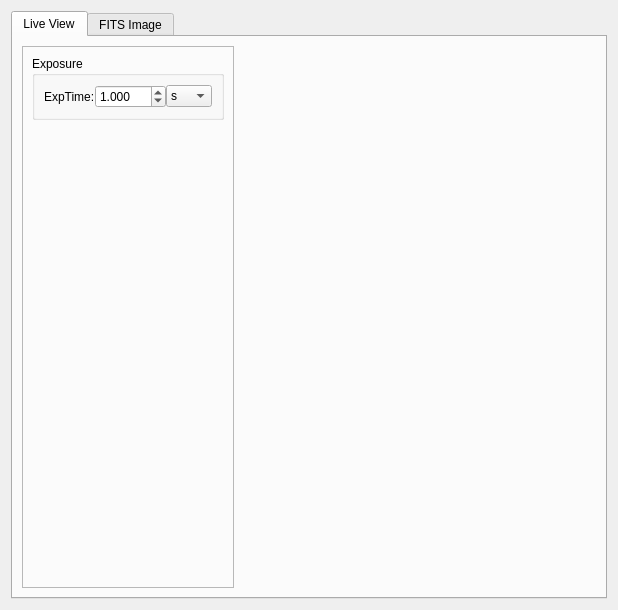
<?xml version="1.0" encoding="UTF-8"?>
<ui version="4.0">
 <class>WidgetVideo</class>
 <widget class="QWidget" name="WidgetVideo">
  <property name="geometry">
   <rect>
    <x>0</x>
    <y>0</y>
    <width>618</width>
    <height>610</height>
   </rect>
  </property>
  <property name="windowTitle">
   <string>Form</string>
  </property>
  <layout class="QHBoxLayout" name="horizontalLayout_2">
   <item>
    <widget class="QTabWidget" name="tabWidget">
     <property name="currentIndex">
      <number>0</number>
     </property>
     <widget class="QWidget" name="tabLiveView">
      <attribute name="title">
       <string>Live View</string>
      </attribute>
      <layout class="QHBoxLayout" name="horizontalLayout" stretch="0,1">
       <item>
        <widget class="QFrame" name="frame">
         <property name="frameShape">
          <enum>QFrame::StyledPanel</enum>
         </property>
         <property name="frameShadow">
          <enum>QFrame::Raised</enum>
         </property>
         <layout class="QVBoxLayout" name="verticalLayout_2">
          <item>
           <widget class="QGroupBox" name="groupExposure">
            <property name="title">
             <string>Exposure</string>
            </property>
            <layout class="QGridLayout" name="gridLayout_4">
             <property name="spacing">
              <number>0</number>
             </property>
             <item row="0" column="1">
              <layout class="QHBoxLayout" name="layoutExpTime" stretch="1,0">
               <item>
                <widget class="QDoubleSpinBox" name="spinExpTime">
                 <property name="suffix">
                  <string/>
                 </property>
                 <property name="decimals">
                  <number>3</number>
                 </property>
                 <property name="maximum">
                  <double>999.000000000000000</double>
                 </property>
                 <property name="value">
                  <double>1.000000000000000</double>
                 </property>
                </widget>
               </item>
               <item>
                <widget class="QComboBox" name="comboExpTimeUnit">
                 <property name="minimumContentsLength">
                  <number>2</number>
                 </property>
                 <item>
                  <property name="text">
                   <string>s</string>
                  </property>
                 </item>
                 <item>
                  <property name="text">
                   <string>ms</string>
                  </property>
                 </item>
                 <item>
                  <property name="text">
                   <string>µs</string>
                  </property>
                 </item>
                </widget>
               </item>
              </layout>
             </item>
             <item row="0" column="0">
              <widget class="QLabel" name="labelExpTime">
               <property name="text">
                <string>ExpTime:</string>
               </property>
              </widget>
             </item>
            </layout>
           </widget>
          </item>
          <item>
           <spacer name="verticalSpacer">
            <property name="orientation">
             <enum>Qt::Vertical</enum>
            </property>
            <property name="sizeHint" stdset="0">
             <size>
              <width>20</width>
              <height>340</height>
             </size>
            </property>
           </spacer>
          </item>
         </layout>
        </widget>
       </item>
       <item>
        <widget class="QWidget" name="frameLiveView" native="true">
         <layout class="QVBoxLayout" name="verticalLayout_4"/>
        </widget>
       </item>
      </layout>
     </widget>
     <widget class="QWidget" name="tabFitsImage">
      <attribute name="title">
       <string>FITS Image</string>
      </attribute>
      <layout class="QHBoxLayout" name="horizontalLayout_3" stretch="0,1">
       <item>
        <widget class="QFrame" name="frame_2">
         <property name="frameShape">
          <enum>QFrame::StyledPanel</enum>
         </property>
         <property name="frameShadow">
          <enum>QFrame::Raised</enum>
         </property>
         <layout class="QVBoxLayout" name="verticalLayout">
          <item>
           <widget class="QGroupBox" name="groupExposure_2">
            <property name="title">
             <string>Exposure</string>
            </property>
            <layout class="QGridLayout" name="gridLayout_5">
             <property name="spacing">
              <number>0</number>
             </property>
             <item row="1" column="0">
              <widget class="QLabel" name="label_9">
               <property name="text">
                <string>Count:</string>
               </property>
              </widget>
             </item>
             <item row="0" column="0">
              <widget class="QLabel" name="labelImageType">
               <property name="text">
                <string>Type:</string>
               </property>
              </widget>
             </item>
             <item row="1" column="1">
              <widget class="QSpinBox" name="spinCount">
               <property name="minimum">
                <number>1</number>
               </property>
               <property name="maximum">
                <number>9999</number>
               </property>
              </widget>
             </item>
             <item row="0" column="1">
              <widget class="QComboBox" name="comboImageType"/>
             </item>
             <item row="2" column="1">
              <widget class="QCheckBox" name="checkBroadcast">
               <property name="text">
                <string>Broadcast</string>
               </property>
               <property name="checked">
                <bool>true</bool>
               </property>
              </widget>
             </item>
             <item row="3" column="0" colspan="2">
              <widget class="QPushButton" name="buttonGrabImage">
               <property name="palette">
                <palette>
                 <active>
                  <colorrole role="WindowText">
                   <brush brushstyle="SolidPattern">
                    <color alpha="255">
                     <red>255</red>
                     <green>255</green>
                     <blue>255</blue>
                    </color>
                   </brush>
                  </colorrole>
                  <colorrole role="Button">
                   <brush brushstyle="SolidPattern">
                    <color alpha="255">
                     <red>0</red>
                     <green>85</green>
                     <blue>0</blue>
                    </color>
                   </brush>
                  </colorrole>
                  <colorrole role="Light">
                   <brush brushstyle="SolidPattern">
                    <color alpha="255">
                     <red>0</red>
                     <green>127</green>
                     <blue>0</blue>
                    </color>
                   </brush>
                  </colorrole>
                  <colorrole role="Midlight">
                   <brush brushstyle="SolidPattern">
                    <color alpha="255">
                     <red>0</red>
                     <green>106</green>
                     <blue>0</blue>
                    </color>
                   </brush>
                  </colorrole>
                  <colorrole role="Dark">
                   <brush brushstyle="SolidPattern">
                    <color alpha="255">
                     <red>0</red>
                     <green>42</green>
                     <blue>0</blue>
                    </color>
                   </brush>
                  </colorrole>
                  <colorrole role="Mid">
                   <brush brushstyle="SolidPattern">
                    <color alpha="255">
                     <red>0</red>
                     <green>56</green>
                     <blue>0</blue>
                    </color>
                   </brush>
                  </colorrole>
                  <colorrole role="Text">
                   <brush brushstyle="SolidPattern">
                    <color alpha="255">
                     <red>255</red>
                     <green>255</green>
                     <blue>255</blue>
                    </color>
                   </brush>
                  </colorrole>
                  <colorrole role="BrightText">
                   <brush brushstyle="SolidPattern">
                    <color alpha="255">
                     <red>255</red>
                     <green>255</green>
                     <blue>255</blue>
                    </color>
                   </brush>
                  </colorrole>
                  <colorrole role="ButtonText">
                   <brush brushstyle="SolidPattern">
                    <color alpha="255">
                     <red>255</red>
                     <green>255</green>
                     <blue>255</blue>
                    </color>
                   </brush>
                  </colorrole>
                  <colorrole role="Base">
                   <brush brushstyle="SolidPattern">
                    <color alpha="255">
                     <red>0</red>
                     <green>0</green>
                     <blue>0</blue>
                    </color>
                   </brush>
                  </colorrole>
                  <colorrole role="Window">
                   <brush brushstyle="SolidPattern">
                    <color alpha="255">
                     <red>0</red>
                     <green>85</green>
                     <blue>0</blue>
                    </color>
                   </brush>
                  </colorrole>
                  <colorrole role="Shadow">
                   <brush brushstyle="SolidPattern">
                    <color alpha="255">
                     <red>0</red>
                     <green>0</green>
                     <blue>0</blue>
                    </color>
                   </brush>
                  </colorrole>
                  <colorrole role="AlternateBase">
                   <brush brushstyle="SolidPattern">
                    <color alpha="255">
                     <red>0</red>
                     <green>42</green>
                     <blue>0</blue>
                    </color>
                   </brush>
                  </colorrole>
                  <colorrole role="ToolTipBase">
                   <brush brushstyle="SolidPattern">
                    <color alpha="255">
                     <red>255</red>
                     <green>255</green>
                     <blue>220</blue>
                    </color>
                   </brush>
                  </colorrole>
                  <colorrole role="ToolTipText">
                   <brush brushstyle="SolidPattern">
                    <color alpha="255">
                     <red>0</red>
                     <green>0</green>
                     <blue>0</blue>
                    </color>
                   </brush>
                  </colorrole>
                  <colorrole role="PlaceholderText">
                   <brush brushstyle="NoBrush">
                    <color alpha="128">
                     <red>255</red>
                     <green>255</green>
                     <blue>255</blue>
                    </color>
                   </brush>
                  </colorrole>
                 </active>
                 <inactive>
                  <colorrole role="WindowText">
                   <brush brushstyle="SolidPattern">
                    <color alpha="255">
                     <red>255</red>
                     <green>255</green>
                     <blue>255</blue>
                    </color>
                   </brush>
                  </colorrole>
                  <colorrole role="Button">
                   <brush brushstyle="SolidPattern">
                    <color alpha="255">
                     <red>0</red>
                     <green>85</green>
                     <blue>0</blue>
                    </color>
                   </brush>
                  </colorrole>
                  <colorrole role="Light">
                   <brush brushstyle="SolidPattern">
                    <color alpha="255">
                     <red>0</red>
                     <green>127</green>
                     <blue>0</blue>
                    </color>
                   </brush>
                  </colorrole>
                  <colorrole role="Midlight">
                   <brush brushstyle="SolidPattern">
                    <color alpha="255">
                     <red>0</red>
                     <green>106</green>
                     <blue>0</blue>
                    </color>
                   </brush>
                  </colorrole>
                  <colorrole role="Dark">
                   <brush brushstyle="SolidPattern">
                    <color alpha="255">
                     <red>0</red>
                     <green>42</green>
                     <blue>0</blue>
                    </color>
                   </brush>
                  </colorrole>
                  <colorrole role="Mid">
                   <brush brushstyle="SolidPattern">
                    <color alpha="255">
                     <red>0</red>
                     <green>56</green>
                     <blue>0</blue>
                    </color>
                   </brush>
                  </colorrole>
                  <colorrole role="Text">
                   <brush brushstyle="SolidPattern">
                    <color alpha="255">
                     <red>255</red>
                     <green>255</green>
                     <blue>255</blue>
                    </color>
                   </brush>
                  </colorrole>
                  <colorrole role="BrightText">
                   <brush brushstyle="SolidPattern">
                    <color alpha="255">
                     <red>255</red>
                     <green>255</green>
                     <blue>255</blue>
                    </color>
                   </brush>
                  </colorrole>
                  <colorrole role="ButtonText">
                   <brush brushstyle="SolidPattern">
                    <color alpha="255">
                     <red>255</red>
                     <green>255</green>
                     <blue>255</blue>
                    </color>
                   </brush>
                  </colorrole>
                  <colorrole role="Base">
                   <brush brushstyle="SolidPattern">
                    <color alpha="255">
                     <red>0</red>
                     <green>0</green>
                     <blue>0</blue>
                    </color>
                   </brush>
                  </colorrole>
                  <colorrole role="Window">
                   <brush brushstyle="SolidPattern">
                    <color alpha="255">
                     <red>0</red>
                     <green>85</green>
                     <blue>0</blue>
                    </color>
                   </brush>
                  </colorrole>
                  <colorrole role="Shadow">
                   <brush brushstyle="SolidPattern">
                    <color alpha="255">
                     <red>0</red>
                     <green>0</green>
                     <blue>0</blue>
                    </color>
                   </brush>
                  </colorrole>
                  <colorrole role="AlternateBase">
                   <brush brushstyle="SolidPattern">
                    <color alpha="255">
                     <red>0</red>
                     <green>42</green>
                     <blue>0</blue>
                    </color>
                   </brush>
                  </colorrole>
                  <colorrole role="ToolTipBase">
                   <brush brushstyle="SolidPattern">
                    <color alpha="255">
                     <red>255</red>
                     <green>255</green>
                     <blue>220</blue>
                    </color>
                   </brush>
                  </colorrole>
                  <colorrole role="ToolTipText">
                   <brush brushstyle="SolidPattern">
                    <color alpha="255">
                     <red>0</red>
                     <green>0</green>
                     <blue>0</blue>
                    </color>
                   </brush>
                  </colorrole>
                  <colorrole role="PlaceholderText">
                   <brush brushstyle="NoBrush">
                    <color alpha="128">
                     <red>255</red>
                     <green>255</green>
                     <blue>255</blue>
                    </color>
                   </brush>
                  </colorrole>
                 </inactive>
                 <disabled>
                  <colorrole role="WindowText">
                   <brush brushstyle="SolidPattern">
                    <color alpha="255">
                     <red>0</red>
                     <green>42</green>
                     <blue>0</blue>
                    </color>
                   </brush>
                  </colorrole>
                  <colorrole role="Button">
                   <brush brushstyle="SolidPattern">
                    <color alpha="255">
                     <red>0</red>
                     <green>85</green>
                     <blue>0</blue>
                    </color>
                   </brush>
                  </colorrole>
                  <colorrole role="Light">
                   <brush brushstyle="SolidPattern">
                    <color alpha="255">
                     <red>0</red>
                     <green>127</green>
                     <blue>0</blue>
                    </color>
                   </brush>
                  </colorrole>
                  <colorrole role="Midlight">
                   <brush brushstyle="SolidPattern">
                    <color alpha="255">
                     <red>0</red>
                     <green>106</green>
                     <blue>0</blue>
                    </color>
                   </brush>
                  </colorrole>
                  <colorrole role="Dark">
                   <brush brushstyle="SolidPattern">
                    <color alpha="255">
                     <red>0</red>
                     <green>42</green>
                     <blue>0</blue>
                    </color>
                   </brush>
                  </colorrole>
                  <colorrole role="Mid">
                   <brush brushstyle="SolidPattern">
                    <color alpha="255">
                     <red>0</red>
                     <green>56</green>
                     <blue>0</blue>
                    </color>
                   </brush>
                  </colorrole>
                  <colorrole role="Text">
                   <brush brushstyle="SolidPattern">
                    <color alpha="255">
                     <red>0</red>
                     <green>42</green>
                     <blue>0</blue>
                    </color>
                   </brush>
                  </colorrole>
                  <colorrole role="BrightText">
                   <brush brushstyle="SolidPattern">
                    <color alpha="255">
                     <red>255</red>
                     <green>255</green>
                     <blue>255</blue>
                    </color>
                   </brush>
                  </colorrole>
                  <colorrole role="ButtonText">
                   <brush brushstyle="SolidPattern">
                    <color alpha="255">
                     <red>0</red>
                     <green>42</green>
                     <blue>0</blue>
                    </color>
                   </brush>
                  </colorrole>
                  <colorrole role="Base">
                   <brush brushstyle="SolidPattern">
                    <color alpha="255">
                     <red>0</red>
                     <green>85</green>
                     <blue>0</blue>
                    </color>
                   </brush>
                  </colorrole>
                  <colorrole role="Window">
                   <brush brushstyle="SolidPattern">
                    <color alpha="255">
                     <red>0</red>
                     <green>85</green>
                     <blue>0</blue>
                    </color>
                   </brush>
                  </colorrole>
                  <colorrole role="Shadow">
                   <brush brushstyle="SolidPattern">
                    <color alpha="255">
                     <red>0</red>
                     <green>0</green>
                     <blue>0</blue>
                    </color>
                   </brush>
                  </colorrole>
                  <colorrole role="AlternateBase">
                   <brush brushstyle="SolidPattern">
                    <color alpha="255">
                     <red>0</red>
                     <green>85</green>
                     <blue>0</blue>
                    </color>
                   </brush>
                  </colorrole>
                  <colorrole role="ToolTipBase">
                   <brush brushstyle="SolidPattern">
                    <color alpha="255">
                     <red>255</red>
                     <green>255</green>
                     <blue>220</blue>
                    </color>
                   </brush>
                  </colorrole>
                  <colorrole role="ToolTipText">
                   <brush brushstyle="SolidPattern">
                    <color alpha="255">
                     <red>0</red>
                     <green>0</green>
                     <blue>0</blue>
                    </color>
                   </brush>
                  </colorrole>
                  <colorrole role="PlaceholderText">
                   <brush brushstyle="NoBrush">
                    <color alpha="128">
                     <red>255</red>
                     <green>255</green>
                     <blue>255</blue>
                    </color>
                   </brush>
                  </colorrole>
                 </disabled>
                </palette>
               </property>
               <property name="text">
                <string>Grab image</string>
               </property>
              </widget>
             </item>
            </layout>
           </widget>
          </item>
          <item>
           <spacer name="verticalSpacer_2">
            <property name="orientation">
             <enum>Qt::Vertical</enum>
            </property>
            <property name="sizeHint" stdset="0">
             <size>
              <width>20</width>
              <height>40</height>
             </size>
            </property>
           </spacer>
          </item>
         </layout>
        </widget>
       </item>
       <item>
        <widget class="QWidget" name="frameImageGrabber" native="true">
         <layout class="QVBoxLayout" name="verticalLayout_5"/>
        </widget>
       </item>
      </layout>
     </widget>
    </widget>
   </item>
  </layout>
 </widget>
 <resources/>
 <connections/>
</ui>
